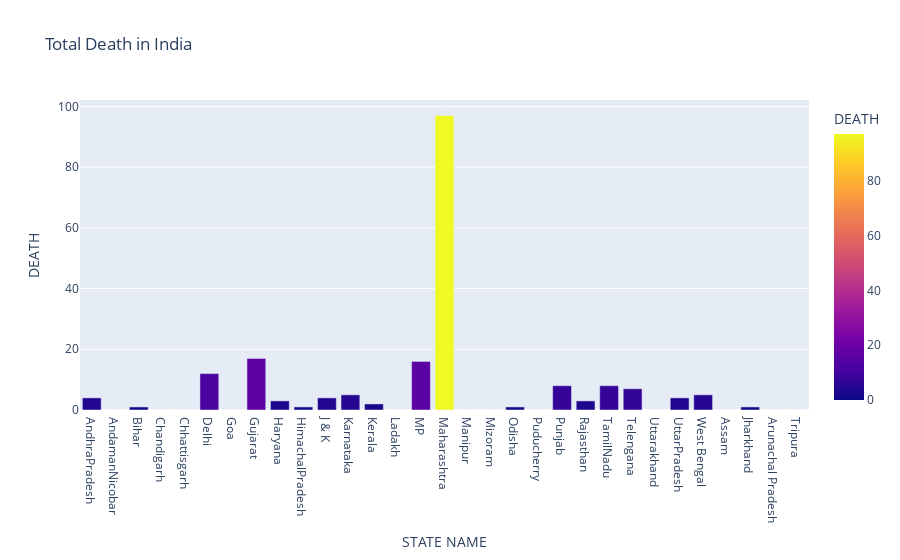

Notebook source saved alongside this figure:
### Code cell
fig=px.bar(covid_india,x="STATE NAME",y="DEATH",color='DEATH',title='Total Death in India')
fig.show()

### Figure 1 — Plotly figure (JSON) as saved in the notebook; plotly's stock layout.template omitted (floating-point values rounded to 4 significant figures)
{"data": [{"alignmentgroup": "True", "hovertemplate": "STATE NAME=%{x}<br>DEATH=%{marker.color}<extra></extra>", "legendgroup": "", "marker": {"color": [4, 0, 1, 0, 0, 12, 0, 17, 3, 1, 4, 5, 2, 0, 16, 97, 0, 0, 1, 0, 8, 3, 8, 7, 0, 4, 5, 0, 1, 0, 0], "coloraxis": "coloraxis"}, "name": "", "offsetgroup": "", "orientation": "v", "showlegend": false, "textposition": "auto", "type": "bar", "x": ["AndhraPradesh", "AndamanNicobar", "Bihar", "Chandigarh", "Chhattisgarh", "Delhi", "Goa", "Gujarat", "Haryana", "HimachalPradesh", "J & K", "Karnataka", "Kerala", "Ladakh", "MP", "Maharashtra", "Manipur", "Mizoram", "Odisha", "Puducherry", "Punjab", "Rajasthan", "TamilNadu", "Telengana", "Uttarakhand", "UttarPradesh", "West Bengal", "Assam", "Jharkhand", "Arunachal Pradesh", "Tripura"], "xaxis": "x", "y": [4, 0, 1, 0, 0, 12, 0, 17, 3, 1, 4, 5, 2, 0, 16, 97, 0, 0, 1, 0, 8, 3, 8, 7, 0, 4, 5, 0, 1, 0, 0], "yaxis": "y"}], "layout": {"barmode": "relative", "coloraxis": {"colorbar": {"title": {"text": "DEATH"}}, "colorscale": [[0, "#0d0887"], [0.1111, "#46039f"], [0.2222, "#7201a8"], [0.3333, "#9c179e"], [0.4444, "#bd3786"], [0.5556, "#d8576b"], [0.6667, "#ed7953"], [0.7778, "#fb9f3a"], [0.8889, "#fdca26"], [1, "#f0f921"]]}, "legend": {"tracegroupgap": 0}, "title": {"text": "Total Death in India"}, "xaxis": {"anchor": "y", "domain": [0, 1], "title": {"text": "STATE NAME"}}, "yaxis": {"anchor": "x", "domain": [0, 1], "title": {"text": "DEATH"}}}}
